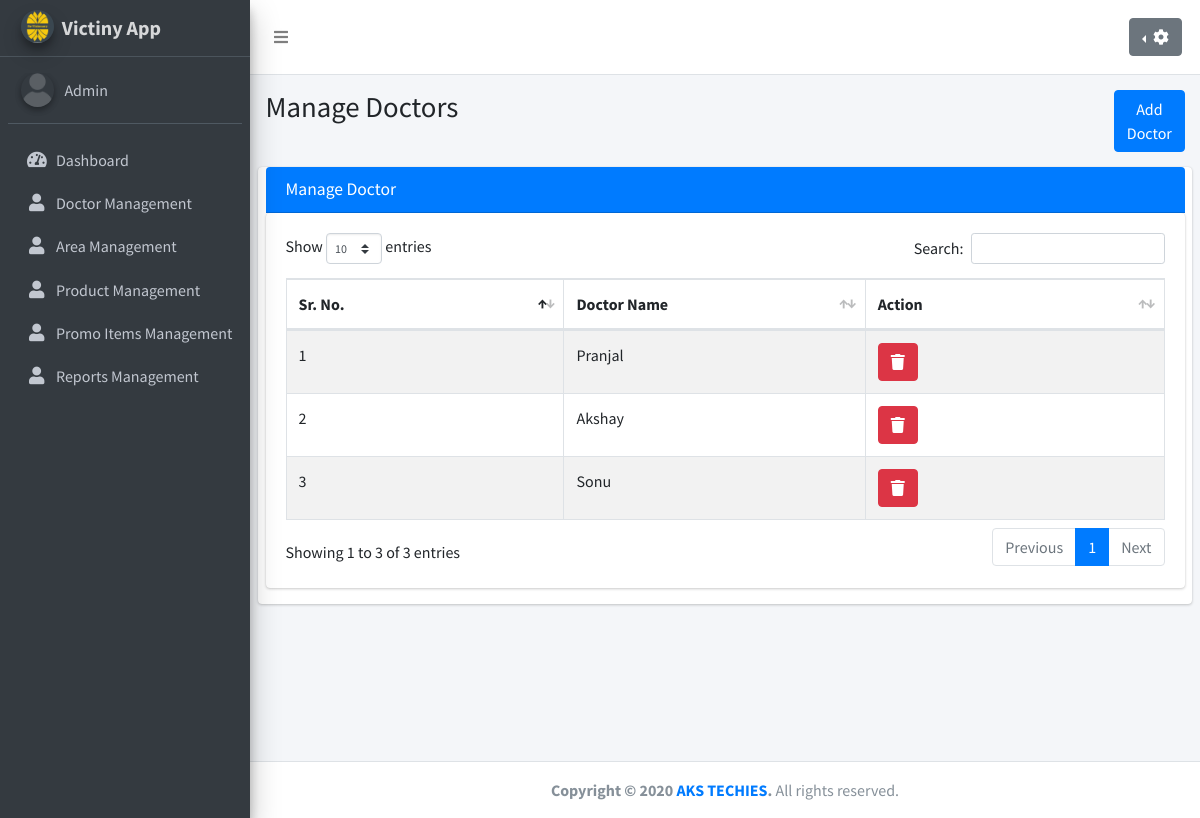
The app's page /index.php/admin/manage_doctor with its own data.
### tables this page shows
CREATE TABLE `doctor` (
  `id` int(11) NOT NULL,
  `doctor_name` varchar(200) NOT NULL
);

### application/controllers/Admin.php (called while the page is built, shortened)
<?php
class Admin extends CI_Controller
{
    function __construct()
    {
        $this->load->model('Admin_model');
        $this->load->helper(array('form', 'url'));
    }
    public function manage_doctor()
	{
		$data['get'] = $this->Admin_model->getAll('doctor');
		$this->load->view('admin/header');
		$this->load->view('admin/footer');
		$this->load->view('admin/manage-doctor', $data);
		$this->load->view('credit');
    }
}

### index.php (called while the page is built, shortened)
<?php
require_once BASEPATH.'core/CodeIgniter.php';

### application/models/Admin_model.php (called while the page is built, shortened)
<?php
class Admin_model extends CI_Model
{
	function getAll($table)
	{
		$this->db->order_by('id', 'DESC');
		$result = $this->db->get($table)->result_array();
		return $result;
	}
}

### application/views/admin/manage-doctor.php (the view, shortened to what this page needs)
<div class="content-wrapper">
 <section class="content-header">
      <div class="container-fluid">
        <div class="row">
          <div class="col-sm-10">
            <h1>Manage Doctors</h1>
		  </div>
		  <div class="col-sm-2">
          <a href="<?php echo site_url('Admin/addDoctor'); ?>" class="btn btn-primary" style="margin-left: 70px;">Add Doctor</a>
    </div>
       </div>
     </div>
    </section>
 <section class="content">
  <div class="card card-primary">
   <div class="container-fluid">
    <div class="card-header">
     <h3 class="card-title">Manage Doctor</h3>
    </div>
    <div class="row">
     <div class="col-12">
          <div class="card">
            <div class="card-body">
              <table id="example1" class="table table-bordered table-striped">
                <thead>
                <tr>
                  <th>Sr. No.</th>
                  <th>Doctor Name</th>
                  <th>Action</th>
                </tr>
                </thead>
                <tbody>
             <?php $counter2 = 0;
             if (!empty($get)) {
              foreach ($get as $val) {
             ?>
                <tr>
                 <td width="5%"><?php echo ++$counter2; ?></td>
                 <td width="5%"><?php echo $val['doctor_name'] ?></td>
                 <td width="5%">
                 <a onclick="return confirm('Are you sure?')" href="<?php echo base_url() . 'Docreg/deleteDoctor/' . $val['id'] ?>" class="btn btn-danger"><i class="fas fa-trash"></i></a></td>
                 </tr>
                <?php }} ?>
                </tbody>
              </table>
            </div>
          </div>
        </div>
    </div>
   </div>
  </div>
 </section>
</div>

### records on screen
doctor: doctor_name "Pranjal"
doctor: doctor_name "Akshay"
doctor: doctor_name "Sonu"
